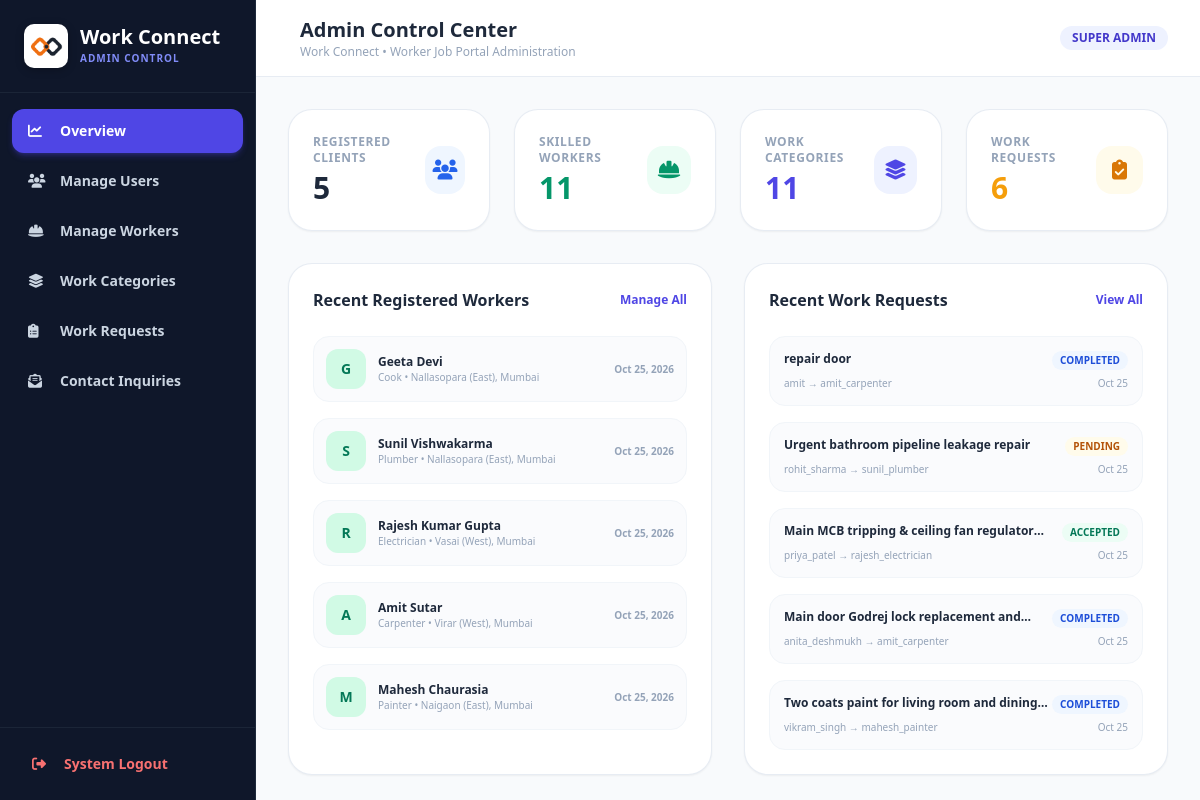
The page /admin/dashboard.php (signed in) on the database its author committed.
### tables this page shows
CREATE TABLE `worker_profiles` (
  `user_id` int(11) NOT NULL,
  `full_name` varchar(255) DEFAULT NULL,
  `category_id` int(11) DEFAULT NULL,
  `skills` text DEFAULT NULL,
  `experience_years` int(11) NOT NULL DEFAULT 1,
  `experience_details` text DEFAULT NULL,
  `location` varchar(255) DEFAULT NULL,
  `availability` enum('available','busy','unavailable') NOT NULL DEFAULT 'available',
  `daily_rate` varchar(100) DEFAULT NULL,
  `hourly_rate` varchar(100) DEFAULT NULL,
  `phone` varchar(30) DEFAULT NULL,
  `bio` text DEFAULT NULL,
  `rating` decimal(3,2) NOT NULL DEFAULT 5.00,
  `created_at` timestamp NOT NULL DEFAULT current_timestamp(),
  PRIMARY KEY (`user_id`),
  KEY `category_id` (`category_id`),
  CONSTRAINT `fk_worker_category` FOREIGN KEY (`category_id`) REFERENCES `categories` (`id`) ON DELETE SET NULL,
  CONSTRAINT `fk_worker_user` FOREIGN KEY (`user_id`) REFERENCES `users` (`id`) ON DELETE CASCADE
);

CREATE TABLE `users` (
  `id` int(11) NOT NULL AUTO_INCREMENT,
  `username` varchar(100) NOT NULL,
  `email` varchar(150) NOT NULL,
  `password` varchar(255) NOT NULL,
  `role_id` int(11) NOT NULL,
  `created_at` timestamp NOT NULL DEFAULT current_timestamp(),
  PRIMARY KEY (`id`),
  UNIQUE KEY `username` (`username`),
  UNIQUE KEY `email` (`email`),
  KEY `role_id` (`role_id`),
  CONSTRAINT `users_ibfk_1` FOREIGN KEY (`role_id`) REFERENCES `roles` (`id`)
);

CREATE TABLE `categories` (
  `id` int(11) NOT NULL AUTO_INCREMENT,
  `name` varchar(100) NOT NULL,
  `icon` varchar(50) NOT NULL DEFAULT 'fa-tools',
  `description` text DEFAULT NULL,
  `created_at` timestamp NOT NULL DEFAULT current_timestamp(),
  PRIMARY KEY (`id`),
  UNIQUE KEY `name` (`name`)
);

CREATE TABLE `work_requests` (
  `id` int(11) NOT NULL AUTO_INCREMENT,
  `user_id` int(11) NOT NULL,
  `worker_id` int(11) NOT NULL,
  `category_id` int(11) DEFAULT NULL,
  `title` varchar(255) NOT NULL,
  `description` text NOT NULL,
  `location` varchar(255) NOT NULL,
  `work_date` date DEFAULT NULL,
  `budget` varchar(100) DEFAULT NULL,
  `status` enum('pending','accepted','rejected','completed') NOT NULL DEFAULT 'pending',
  `created_at` timestamp NOT NULL DEFAULT current_timestamp(),
  PRIMARY KEY (`id`),
  KEY `user_id` (`user_id`),
  KEY `worker_id` (`worker_id`),
  KEY `category_id` (`category_id`),
  CONSTRAINT `fk_req_category` FOREIGN KEY (`category_id`) REFERENCES `categories` (`id`) ON DELETE SET NULL,
  CONSTRAINT `fk_req_user` FOREIGN KEY (`user_id`) REFERENCES `users` (`id`) ON DELETE CASCADE,
  CONSTRAINT `fk_req_worker` FOREIGN KEY (`worker_id`) REFERENCES `users` (`id`) ON DELETE CASCADE
);

### admin/dashboard.php (the view, shortened to what this page needs)
<?php
require_once '../includes/db_connect.php';
$total_users = $pdo->query("SELECT COUNT(*) FROM users JOIN roles ON users.role_id = roles.id WHERE roles.role_name = 'user'")->fetchColumn();
$total_workers = $pdo->query("SELECT COUNT(*) FROM users JOIN roles ON users.role_id = roles.id WHERE roles.role_name = 'worker'")->fetchColumn();
$total_categories = $pdo->query("SELECT COUNT(*) FROM categories")->fetchColumn();
$total_requests = $pdo->query("SELECT COUNT(*) FROM work_requests")->fetchColumn();
$recent_workers = $pdo->query("
    SELECT u.id, u.username, u.email, u.created_at, wp.full_name, wp.location, wp.experience_years, c.name as category_name
    FROM users u
    JOIN roles r ON u.role_id = r.id
    LEFT JOIN worker_profiles wp ON u.id = wp.user_id
    LEFT JOIN categories c ON wp.category_id = c.id
    WHERE r.role_name = 'worker'
    ORDER BY u.created_at DESC LIMIT 5
")->fetchAll();
$recent_requests = $pdo->query("
    SELECT wr.*, u1.username as client_name, u2.username as worker_name, c.name as category_name
    FROM work_requests wr
    JOIN users u1 ON wr.user_id = u1.id
    JOIN users u2 ON wr.worker_id = u2.id
    LEFT JOIN categories c ON wr.category_id = c.id
    ORDER BY wr.created_at DESC LIMIT 5
")->fetchAll();
?>
<!DOCTYPE html>
<html lang="en">
<head>
    <script src="https://cdn.tailwindcss.com"></script>
    <link rel="stylesheet" href="https://cdnjs.cloudflare.com/ajax/libs/font-awesome/6.5.1/css/all.min.css">
</head>
<body class="bg-slate-50 font-sans">
<div class="flex h-screen overflow-hidden">
    <?php include '../includes/admin_sidebar.php'; ?>
    <main class="flex-1 flex flex-col overflow-y-auto">
        <header class="bg-white border-b border-slate-200/80 p-4 md:px-8 flex justify-between items-center sticky top-0 z-20">
            <div class="flex items-center space-x-3">
                <div>
                    <h2 class="text-lg md:text-xl font-bold text-slate-800">Admin Control Center</h2>
                    <p class="text-xs text-slate-400">Work Connect &bull; Worker Job Portal Administration</p>
                </div>
            </div>
            <div class="flex items-center space-x-3">
                <span class="px-3 py-1 bg-indigo-50 text-indigo-700 rounded-full text-xs font-bold uppercase">Super Admin</span>
            </div>
        </header>
        <div class="p-4 md:p-8 space-y-8 max-w-7xl mx-auto w-full">
            <div class="grid grid-cols-1 sm:grid-cols-2 lg:grid-cols-4 gap-6">
                <div class="bg-white p-6 rounded-3xl border border-slate-200/80 shadow-sm flex items-center justify-between">
                    <div>
                        <p class="text-xs font-bold text-slate-400 uppercase tracking-wider">Registered Clients</p>
                        <p class="text-3xl font-extrabold text-slate-800 mt-1"><?php echo number_format($total_users); ?></p>
                    </div>
                    <div class="w-12 h-12 rounded-2xl bg-blue-50 text-blue-600 flex items-center justify-center text-xl">
                        <i class="fas fa-users"></i>
                    </div>
                </div>
                <div class="bg-white p-6 rounded-3xl border border-slate-200/80 shadow-sm flex items-center justify-between">
                    <div>
                        <p class="text-xs font-bold text-slate-400 uppercase tracking-wider">Skilled Workers</p>
                        <p class="text-3xl font-extrabold text-emerald-600 mt-1"><?php echo number_format($total_workers); ?></p>
                    </div>
                    <div class="w-12 h-12 rounded-2xl bg-emerald-50 text-emerald-600 flex items-center justify-center text-xl">
                        <i class="fas fa-hard-hat"></i>
                    </div>
                </div>
                <div class="bg-white p-6 rounded-3xl border border-slate-200/80 shadow-sm flex items-center justify-between">
                    <div>
                        <p class="text-xs font-bold text-slate-400 uppercase tracking-wider">Work Categories</p>
                        <p class="text-3xl font-extrabold text-indigo-600 mt-1"><?php echo number_format($total_categories); ?></p>
                    </div>
                    <div class="w-12 h-12 rounded-2xl bg-indigo-50 text-indigo-600 flex items-center justify-center text-xl">
                        <i class="fas fa-layer-group"></i>
                    </div>
                </div>
                <div class="bg-white p-6 rounded-3xl border border-slate-200/80 shadow-sm flex items-center justify-between">
                    <div>
                        <p class="text-xs font-bold text-slate-400 uppercase tracking-wider">Work Requests</p>
                        <p class="text-3xl font-extrabold text-amber-500 mt-1"><?php echo number_format($total_requests); ?></p>
                    </div>
                    <div class="w-12 h-12 rounded-2xl bg-amber-50 text-amber-600 flex items-center justify-center text-xl">
                        <i class="fas fa-clipboard-check"></i>
                    </div>
                </div>
            </div>
            <div class="grid grid-cols-1 lg:grid-cols-2 gap-8">
                <div class="bg-white rounded-3xl border border-slate-200/80 p-6 shadow-sm">
                    <div class="flex justify-between items-center mb-6">
                        <h3 class="text-base font-bold text-slate-800">Recent Registered Workers</h3>
                        <a href="workers.php" class="text-xs font-bold text-indigo-600 hover:underline">Manage All</a>
                    </div>
                    <div class="space-y-4">
                        <?php if (empty($recent_workers)): ?>
                            <p class="text-xs text-slate-400 py-6 text-center">No workers registered yet.</p>
                        <?php else: ?>
                            <?php foreach ($recent_workers as $w): ?>
                                <div class="flex items-center justify-between p-3 rounded-2xl bg-slate-50/70 border border-slate-100">
                                    <div class="flex items-center space-x-3">
                                        <div class="w-10 h-10 rounded-xl bg-emerald-100 text-emerald-700 font-bold flex items-center justify-center text-sm">
                                            <?php echo strtoupper(substr($w['username'], 0, 1)); ?>
                                        </div>
                                        <div>
                                            <p class="font-bold text-slate-800 text-xs"><?php echo htmlspecialchars($w['full_name'] ?: $w['username']); ?></p>
                                            <p class="text-[10px] text-slate-400"><?php echo htmlspecialchars($w['category_name'] ?: 'General'); ?> &bull; <?php echo htmlspecialchars($w['location'] ?: 'Local'); ?></p>
                                        </div>
                                    </div>
                                    <span class="text-[10px] font-bold text-slate-400"><?php echo date('M d, Y', strtotime($w['created_at'])); ?></span>
                                </div>
                            <?php endforeach; ?>
                        <?php endif; ?>
                    </div>
                </div>
                <div class="bg-white rounded-3xl border border-slate-200/80 p-6 shadow-sm">
                    <div class="flex justify-between items-center mb-6">
                        <h3 class="text-base font-bold text-slate-800">Recent Work Requests</h3>
                        <a href="requests.php" class="text-xs font-bold text-indigo-600 hover:underline">View All</a>
                    </div>
                    <div class="space-y-4">
                        <?php if (empty($recent_requests)): ?>
                            <p class="text-xs text-slate-400 py-6 text-center">No work requests made yet.</p>
                        <?php else: ?>
                            <?php foreach ($recent_requests as $r): ?>
                                <div class="p-3.5 rounded-2xl bg-slate-50/70 border border-slate-100 space-y-1.5">
                                    <div class="flex justify-between items-start">
                                        <p class="font-bold text-slate-800 text-xs line-clamp-1"><?php echo htmlspecialchars($r['title']); ?></p>
                                        <span class="text-[10px] font-bold px-2 py-0.5 rounded-full uppercase
                                            <?php
                                            if ($r['status'] === 'accepted') echo 'bg-emerald-50 text-emerald-700';
                                            elseif ($r['status'] === 'completed') echo 'bg-blue-50 text-blue-700';
                                            elseif ($r['status'] === 'rejected') echo 'bg-red-50 text-red-700';
                                            else echo 'bg-amber-50 text-amber-700';
                                            ?>">
                                            <?php echo htmlspecialchars($r['status']); ?>
                                        </span>
                                    </div>
                                    <div class="flex justify-between text-[10px] text-slate-400">
                                        <span><?php echo htmlspecialchars($r['client_name']); ?> &rarr; <?php echo htmlspecialchars($r['worker_name']); ?></span>
                                        <span><?php echo date('M d', strtotime($r['created_at'])); ?></span>
                                    </div>
                                </div>
                            <?php endforeach; ?>
                        <?php endif; ?>
                    </div>
                </div>
            </div>
        </div>
    </main>
</div>
</body>
</html>

### includes/admin_sidebar.php (shortened to what this page needs)
<?php
$current_page = basename($_SERVER['PHP_SELF']);
$is_admin_area = strpos(str_replace('\\', '/', $_SERVER['PHP_SELF']), '/admin/') !== false;
$prefix = $is_admin_area ? '' : 'admin/';
?>
<aside id="sidebar"
    class="fixed md:static z-40 inset-y-0 left-0 w-64 bg-slate-900 text-white transform -translate-x-full md:translate-x-0 transition-transform duration-300 flex flex-col h-screen border-r border-slate-800">
    <div class="p-6 flex justify-between items-center border-b border-slate-800/80">
        <a href="<?php echo $prefix; ?>dashboard.php" class="flex items-center space-x-3">
            <div style="background:#fff;border-radius:10px;padding:4px;display:flex;align-items:center;justify-content:center;width:44px;height:44px;flex-shrink:0;box-shadow:0 2px 8px rgba(0,0,0,0.25);">
                <img src="<?php echo $is_admin_area ? '../' : ''; ?>assets/logo.png" alt="Work Connect Logo" style="height:34px;width:34px;object-fit:contain;" />
            </div>
            <div>
                <h1 class="text-xl font-bold leading-none text-white">Work Connect</h1>
                <p class="text-indigo-400 text-[10px] uppercase tracking-widest font-bold mt-1">Admin Control</p>
            </div>
        </a>
    </div>
    <nav class="flex-grow mt-4 px-3 space-y-1.5 overflow-y-auto">
        <a href="<?php echo $prefix; ?>dashboard.php"
           class="flex items-center space-x-3 px-4 py-3 rounded-xl text-sm font-semibold <?php echo $current_page == 'dashboard.php' ? 'bg-indigo-600 text-white shadow-md shadow-indigo-600/30' : 'text-slate-300 hover:bg-slate-800 hover:text-white'; ?> transition-all">
            <i class="fas fa-chart-line w-5"></i>
            <span>Overview</span>
        </a>
        <a href="<?php echo $prefix; ?>users.php"
           class="flex items-center space-x-3 px-4 py-3 rounded-xl text-sm font-semibold <?php echo $current_page == 'users.php' ? 'bg-indigo-600 text-white shadow-md shadow-indigo-600/30' : 'text-slate-300 hover:bg-slate-800 hover:text-white'; ?> transition-all">
            <i class="fas fa-users w-5"></i>
            <span>Manage Users</span>
        </a>
        <a href="<?php echo $prefix; ?>workers.php"
           class="flex items-center space-x-3 px-4 py-3 rounded-xl text-sm font-semibold <?php echo $current_page == 'workers.php' ? 'bg-indigo-600 text-white shadow-md shadow-indigo-600/30' : 'text-slate-300 hover:bg-slate-800 hover:text-white'; ?> transition-all">
            <i class="fas fa-hard-hat w-5"></i>
            <span>Manage Workers</span>
        </a>
        <a href="<?php echo $prefix; ?>categories.php"
           class="flex items-center space-x-3 px-4 py-3 rounded-xl text-sm font-semibold <?php echo $current_page == 'categories.php' ? 'bg-indigo-600 text-white shadow-md shadow-indigo-600/30' : 'text-slate-300 hover:bg-slate-800 hover:text-white'; ?> transition-all">
            <i class="fas fa-layer-group w-5"></i>
            <span>Work Categories</span>
        </a>
        <a href="<?php echo $prefix; ?>requests.php"
           class="flex items-center space-x-3 px-4 py-3 rounded-xl text-sm font-semibold <?php echo $current_page == 'requests.php' ? 'bg-indigo-600 text-white shadow-md shadow-indigo-600/30' : 'text-slate-300 hover:bg-slate-800 hover:text-white'; ?> transition-all">
            <i class="fas fa-clipboard-list w-5"></i>
            <span>Work Requests</span>
        </a>
        <a href="<?php echo $prefix; ?>forms.php"
           class="flex items-center space-x-3 px-4 py-3 rounded-xl text-sm font-semibold <?php echo $current_page == 'forms.php' ? 'bg-indigo-600 text-white shadow-md shadow-indigo-600/30' : 'text-slate-300 hover:bg-slate-800 hover:text-white'; ?> transition-all">
            <i class="fas fa-envelope-open-text w-5"></i>
            <span>Contact Inquiries</span>
        </a>
    </nav>
    <div class="p-4 border-t border-slate-800/80">
        <a href="<?php echo $prefix; ?>../logout.php"
           class="flex items-center space-x-3 px-4 py-2.5 rounded-xl text-sm font-semibold text-red-400 hover:bg-red-500/10 transition-colors">
            <i class="fas fa-sign-out-alt w-5"></i>
            <span>System Logout</span>
        </a>
    </div>
</aside>

### admin/dashboard.php (style rules this page uses)
body { font-family: 'Outfit', sans-serif; }

### rows shown on the page
worker_profiles: user_id.username "G", full_name "Geeta Devi", category.name "Cook", location "Nallasopara (East), Mumbai", user_id.created_at "Oct 25, 2026"
worker_profiles: user_id.username "S", full_name "Sunil Vishwakarma", category.name "Plumber", location "Nallasopara (East), Mumbai", user_id.created_at "Oct 25, 2026"
worker_profiles: user_id.username "R", full_name "Rajesh Kumar Gupta", category.name "Electrician", location "Vasai (West), Mumbai", user_id.created_at "Oct 25, 2026"
worker_profiles: user_id.username "A", full_name "Amit Sutar", category.name "Carpenter", location "Virar (West), Mumbai", user_id.created_at "Oct 25, 2026"
worker_profiles: user_id.username "M", full_name "Mahesh Chaurasia", category.name "Painter", location "Naigaon (East), Mumbai", user_id.created_at "Oct 25, 2026"
work_requests: title "repair door", status "COMPLETED", user.username "amit", worker.username "amit_carpenter", created_at "Oct 25"
work_requests: title "Urgent bathroom pipeline leakage repair", status "PENDING", user.username "rohit_sharma", worker.username "sunil_plumber", created_at "Oct 25"
work_requests: title "Main MCB tripping & ceiling fan…", status "ACCEPTED", user.username "priya_patel", worker.username "rajesh_electrician", created_at "Oct 25"
work_requests: title "Main door Godrej lock replacement…", status "COMPLETED", user.username "anita_deshmukh", worker.username "amit_carpenter", created_at "Oct 25"
work_requests: title "Two coats paint for living room and…", status "COMPLETED", user.username "vikram_singh", worker.username "mahesh_painter", created_at "Oct 25"

### other values the page prints
$total_users "5"
$total_workers "11"
$total_categories "11"
$total_requests "6"
